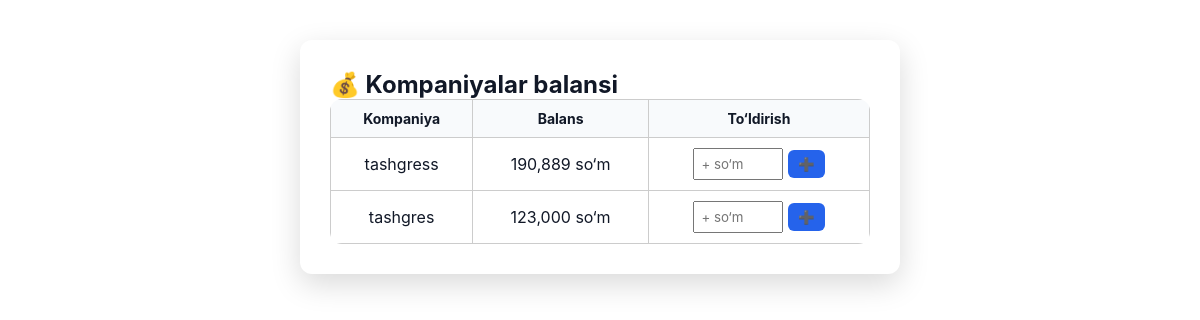
The page /admin/balances (signed in) on the database as committed earlier.
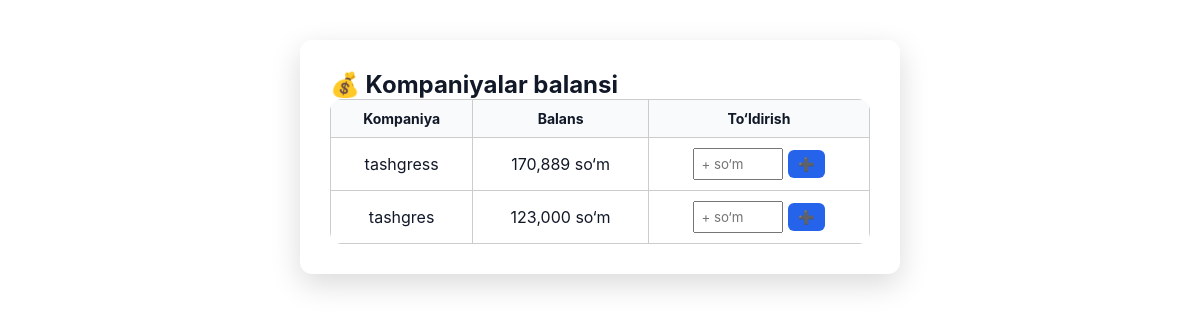
The same page on the database as committed later.
### tables this page shows
CREATE TABLE companies (
        id INTEGER PRIMARY KEY AUTOINCREMENT,
        name TEXT,
        balance INTEGER DEFAULT 0,
        created_at TEXT
    );

### app.py (the view, shortened to what this page needs)
@app.route("/admin/balances", methods=["GET", "POST"])
def admin_balances():
    if session.get("role") != "admin":
        return "Ruxsat yo‘q ❌"
    conn = sqlite3.connect("users.db")
    c = conn.cursor()
    c.execute("SELECT id, name, balance FROM companies")
    companies = c.fetchall()
    conn.close()
    return render_template("admin_balances.html", companies=companies)

### templates/admin_balances.html (shortened to what this page needs)
<!DOCTYPE html>
<html lang="uz">
<head>
    <link rel="stylesheet" href="{{ url_for('static', filename='style.css') }}">
</head>
<body>
<div class="card">
    <h2>💰 Kompaniyalar balansi</h2>
    <table>
        <tr>
            <th>Kompaniya</th>
            <th>Balans</th>
            <th>To‘ldirish</th>
        </tr>
        {% for c in companies %}
        <tr>
            <td>{{ c[1] }}</td>
            <td>{{ "{:,}".format(c[2]) }} so‘m</td>
            <td>
                <form method="POST">
                    <input type="number" name="amount" placeholder="+ so‘m" required>
                    <button type="submit">➕</button>
                </form>
            </td>
        </tr>
        {% endfor %}
    </table>
</div>
</body>
</html>

Rows that differ between the two databases and show on the page:
changed companies "tashgress": balance "190,889" → "170,889"
